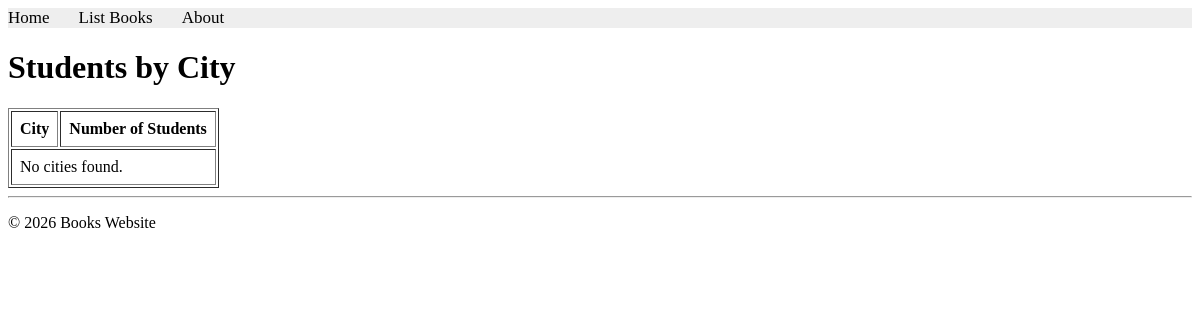
The page /books/lab8/task7 on the database as committed earlier.
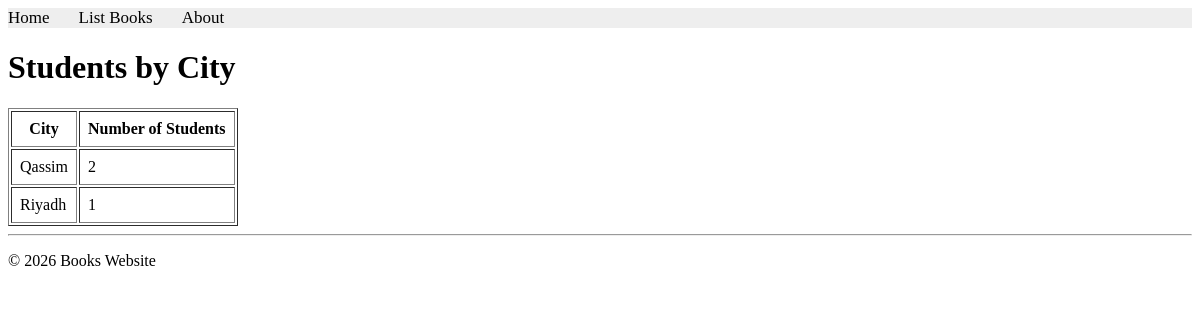
The same page on the database as committed later.
### apps/bookmodule/models.py (models this page shows)
class Address(models.Model):
    city = models.CharField(max_length=50)

### apps/bookmodule/views.py (the view)
# urls.py: path("lab8/task7", views.lab8_task7, name="lab8_task7"),#لاب8ستيب7
def lab8_task7(request):
    cities = (
        Address.objects
        .values("city")
        .annotate(student_count=Count("student"))
        .order_by("city")
    )
    return render(
        request,
        "bookmodule/studentsByCity.html",
        {"cities": cities}
    )

### apps/templates/bookmodule/studentsByCity.html (shortened to what this page needs)
{% extends "layouts/base.html" %}
{% block content %}
<h1>Students by City</h1>
<table border="1" cellpadding="8">
    <tr>
        <th>City</th>
        <th>Number of Students</th>
    </tr>
    {% for city in cities %}
    <tr>
        <td>{{ city.city }}</td>
        <td>{{ city.student_count }}</td>
    </tr>
    {% empty %}
    <tr>
        <td colspan="2">No cities found.</td>
    </tr>
    {% endfor %}
</table>
{% endblock content %}

Rows that differ between the two databases and show on the page:
added Address: city "Qassim", student_count "2"
added Address: city "Riyadh", student_count "1"
Other text that changed with them:
text no longer shown: "No cities found."
